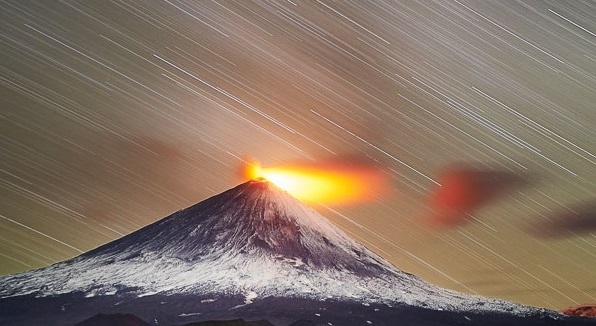
#> input picture 1.jpg, 596 x 326 px
$ python Grab_cut_foreground_extraction.py
#> lines starting #> are read from the running program, lines starting #| are printed output that depends on the picture
import numpy as np
import cv2
import matplotlib.pyplot as plt

img = cv2.imread('1.jpg')
#> img is the input picture: shape (326, 596, 3); mean B, G, R 100.8, 115.2, 134.5

mask = np.zeros(img.shape[:2], np.uint8)

bgdModel = np.zeros((1,65),np.float64)
fgdModel = np.zeros((1,65),np.float64)

rect = (32, 32, 292, 400)

cv2.grabCut(img, mask, rect, bgdModel, fgdModel, 5, cv2.GC_INIT_WITH_RECT)
mask2 = np.where((mask==2)|(mask==0),0,1).astype('uint8')
img = img*mask2[:,:,np.newaxis]
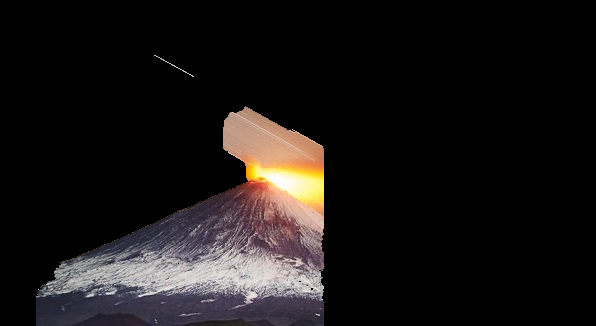
#> img: shape (326, 596, 3); mean B, G, R 21.3, 21.8, 25.1
plt.imshow(img)
plt.colorbar()
plt.show()
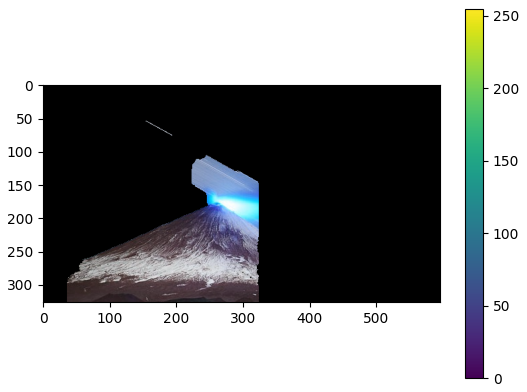
#> figure drawn by matplotlib, 2 panels; B, G, R data is drawn as R, G, B
